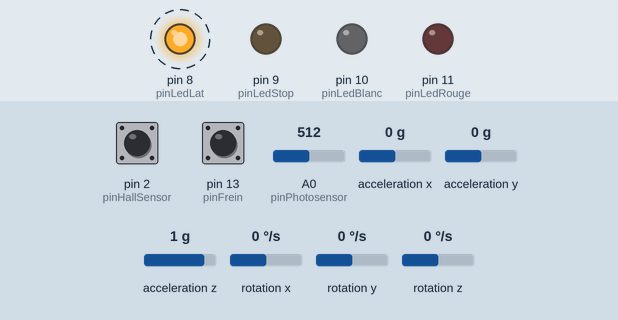
Simulated run of this sketch. Board: Arduino Uno, built with avr-gcc and run on an emulated ATmega328P. Shown: output pins drawn as LEDs (lit = HIGH). Wiring (inferred from the names in the program): MPU-6050 motion sensor at I2C address 0x68. Dashed ring = blinking. The test bench sets the inputs (shaded band); at power-on: A0 (pinPhotosensor) = 512, pin 13 (pinFrein) HIGH, acceleration x 0 g, pin 2 (pinHallSensor) HIGH, acceleration y 0 g, acceleration z 1 g, rotation x 0 °/s, rotation y 0 °/s, rotation z 0 °/s.

Above: at 1.2 s.
1.3 s: A0 (pinPhotosensor) set to 737
4.3 s: A0 (pinPhotosensor) set to 753
At 4.49 s:
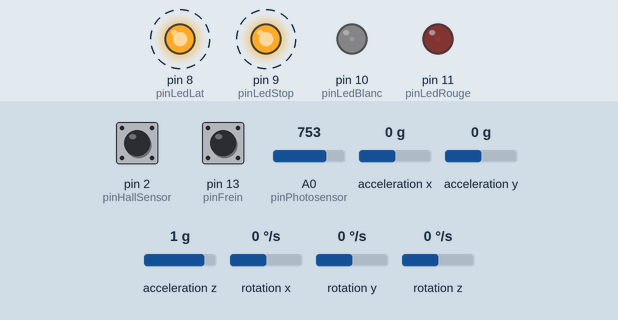
7.3 s: pin 13 (pinFrein) pulled LOW for 0.15 s
At 7.38 s:
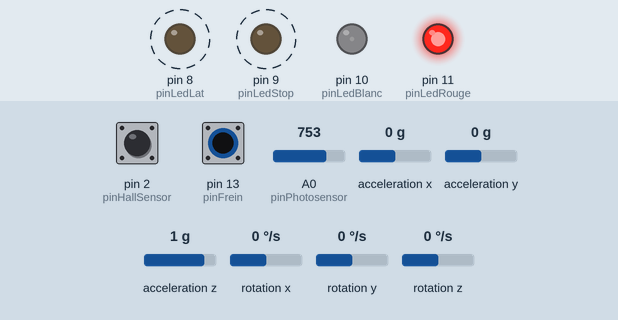
10.3 s: pin 13 (pinFrein) pulled LOW for 3.2 s
At 10.47 s:
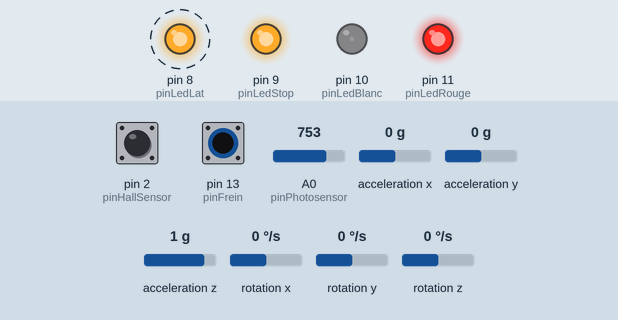
15.0 s: acceleration x set to -1.4 g
18.0 s: A0 (pinPhotosensor) set to 306
At 18.43 s:
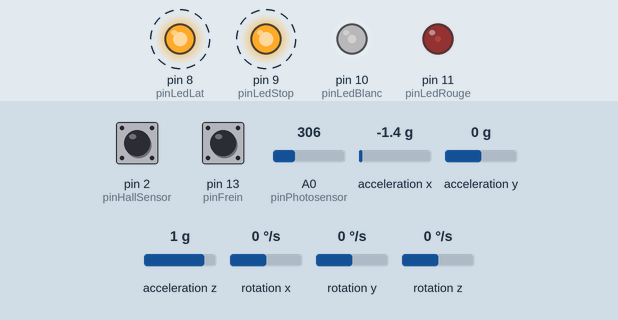
Timing chart, 0 to 22.0 s (numbered marks = the images above; inputs shaded):
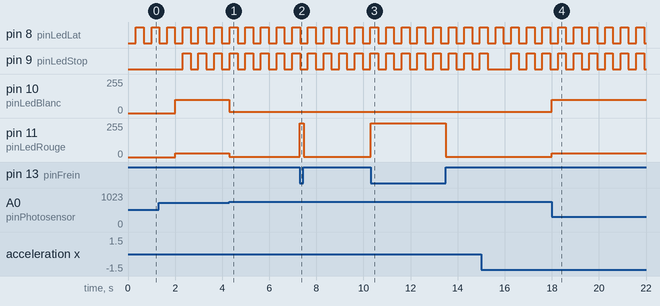

Measured:
- the behaviour switches between 745 and 746 on A0 (pinPhotosensor) (found by bisection; images 0 and 1)
- after the input at 4.3 s, pin 10 (pinLedBlanc): 100/255 → 8/255 at once; pin 11 (pinLedRouge): 30/255 → 3/255 at once
- after the input at 7.3 s, pin 11 (pinLedRouge): 3/255 → 255/255 at once, → 3/255 0.15 s later
- after the input at 10.3 s, pin 11 (pinLedRouge): 3/255 → 255/255 at once, → 3/255 3.2 s later
- after the input at 18.0 s, pin 10 (pinLedBlanc): 8/255 → 100/255 at once; pin 11 (pinLedRouge): 3/255 → 30/255 at once
- by itself, pin 8 (pinLedLat), pin 9 (pinLedStop): alternates HIGH for 0.33 s and LOW for 0.33 s

The sketch:

sesa.ino
```cpp
/*-------------------------INFOS-------------------------*\
	AUTEUR : Tahitoa L
	PROJET : prgm de commande systeme eclairage SESA
	VERSION : 1.0.4
\*-------------------------------------------------------*/

//config

const boolean accelero = true;
const unsigned int timerValue = 5000;
const float diametreRoue = 31.85;
const int tauxDeRafraichissement = 5;
const boolean serial = false;

int pinLedRouge = 11;
int pinLedBlanc = 10;
int pinLedStop = 9;
int pinLedLat = 8;
int pinPhotosensor = A0;
int pinHallSensor = 2;
int pinFrein = 13;
int tempsFreinValue = 2000;
int tempsDepartValue = 1000;
int blinkValue = 330;
int tempoValue = 20;

//config.end


class analogSensor
{
	private:
		byte pin;
		int currentValue;
		int savedValue;
		int currentState;
		int previousState;
		int seuilHaut;
		int seuilBas;
		boolean hasChanged;
		boolean hasRising;
	public:
		analogSensor(byte aPin);
		void setUp(int aSeuilBas,  int aSeuilHaut);
		int getValue();
		int getState();
		void setPreviousState();
		int stateHasChanged();
		int stateHasRising();
};

analogSensor::analogSensor(byte aPin)
{
	pin = aPin;
}

void analogSensor::setUp(int aSeuilBas, int aSeuilHaut)
{
	seuilHaut = aSeuilHaut;
	seuilBas = aSeuilBas;
	currentState = 0;
}

int analogSensor::getValue()
{
	currentValue = analogRead(pin);
	return currentValue;
}

int analogSensor::getState()
{
	savedValue = getValue();
	if(currentValue <= (seuilBas) && currentState != 0)
	{
		currentState = 0;
	}
	else if(currentValue > (seuilHaut) && currentState != 1)
	{
		currentState = 1;
	}
	return currentState;
}

void analogSensor::setPreviousState()
{
	previousState = currentState;
}

int analogSensor::stateHasChanged()
{
	if (previousState == currentState)
	{
		hasChanged = false;
		return 0;
	}
	else
	{
		hasChanged = true;
		return 1;
	}
}

int analogSensor::stateHasRising()
{
	if (previousState < currentState)
	{
		hasRising = true;
		return 1;
	}
	else
	{
		hasRising = false;
		return 0;
	}
}


class digitalSensor
{
	private:
		byte pin;
		int modeInverse;
		int previousState;
		int currentState;
		boolean hasRising;
		boolean hasChanged;
	public:
		digitalSensor(byte aPin);
		void setUp(int aModeInverse);
		int getState();
		void setPreviousState();
		int stateHasChanged();
		int stateHasRising();
};

digitalSensor::digitalSensor(byte aPin)
{
	pin = aPin;
}

void digitalSensor::setUp(int aModeInverse)
{
	if (aModeInverse == 1)
	{
		modeInverse = 1;
	}
	else
	{
		modeInverse = 0;
	}
	pinMode(pin, INPUT_PULLUP);
}

int digitalSensor::getState()
{
	if (digitalRead(pin) == HIGH)
	{
		currentState = 1;
	}
	else
	{
		currentState = 0;
	}
	if (modeInverse == 1)
	{
		if (currentState == 0)
		{
			currentState = 1;
		}
		else
		{
			currentState = 0;
		}
	}
	if (currentState == 1)
	{
		return 1;
	}
	else
	{
		return 0;
	}
}

void digitalSensor::setPreviousState()
{
	previousState = currentState;
}

int digitalSensor::stateHasChanged()
{
	if (previousState == currentState)
	{
		hasChanged = false;
		return 0;
	}
	else
	{
		hasChanged = true;
		return 1;
	}
}

int digitalSensor::stateHasRising()
{
	if (previousState == 0 && currentState == 1)
	{
		hasRising = true;
		return 1;
	}
	else
	{
		hasRising = false;
		return 0;
	}
}


class lampe
{
	private:
		byte pin;
		byte value;
		void refresh();
	public:
		lampe(byte aPin);
		void setUp();
		void switchOn();
		void switchOff();
		void setInstensity(int intensityRequested);
};

lampe::lampe(byte aPin)
{
	pin = aPin;
}

void lampe::setUp()
{
	pinMode(pin, OUTPUT);
	switchOff();
}

void lampe::switchOn()
{
	//digitalWrite(pin, HIGH);
	value = 255;
	refresh();
}

void lampe::switchOff()
{
	//digitalWrite(pin, LOW);
	value = 0;
	refresh();
}

void lampe::setInstensity(int intensityRequested)
{
	if (intensityRequested <= 1023 && intensityRequested >= 0)
	{
		value = intensityRequested;
		refresh();
	}
}

void lampe::refresh()
{
	byte valueDemande = value;
	analogWrite(pin, value);
}

class binaryLampe
{
	private:
		byte pin;
		byte state;
	public:
		binaryLampe(byte aPin);
		void setUp();
		void switchOn();
		void switchOff();
		int getState();
};

binaryLampe::binaryLampe(byte aPin)
{
	pin = aPin;
}

void binaryLampe::setUp()
{
	pinMode(pin, OUTPUT);
	switchOff();
}

void binaryLampe::switchOn()
{
	digitalWrite(pin, HIGH);
	state = 1;
}

void binaryLampe::switchOff()
{
	digitalWrite(pin, LOW);
	state = 0;
}

int binaryLampe::getState()
{
	return int(state);
}

class timer
{
	private:
		unsigned int delayValue;
		unsigned int delayCurrent;
		unsigned long initTime;
		unsigned long currentMillis;
		boolean end;
	public:
		timer(int aDelayValue);
		void init();
		int timeIsUp();
		int getDelay();
};

timer::timer(int aDelayValue)
{
	delayValue = aDelayValue;
}

void timer::init()
{
	end = false;
	initTime = millis();
}

int timer::timeIsUp()
{
	currentMillis = millis();
	if(currentMillis - initTime >= delayValue)
	{
		return 1;
	}
	else
	{
		return 0;
	}
}

int timer::getDelay()
{
	delayCurrent = millis() - initTime;
	return delayCurrent;
}

class axe
{
  private:
    int lastValue;
    int currentValue;
    int lastDiff;
    int currentDiff;
    int moyenne;
    int conservTimes;
    int conservCounter;
    int seuilHaut;
    int seuilBas;
    boolean currentState;
  public:
    axe(int aSeuilBas, int aSeuilHaut, int aConservTimes);
    void setValue(int value);
    int getState(); // + refresh
};

axe::axe(int aSeuilBas, int aSeuilHaut, int aConservTimes)
{
  seuilBas = aSeuilBas;
  seuilHaut = aSeuilHaut;
  conservTimes = aConservTimes;
  lastValue = 0;
  currentValue = 0;
  lastDiff = 0;
  currentDiff = 0;
  moyenne = 0;
  conservCounter = 0;
  currentState = false;
}

void axe::setValue(int value)
{
  lastValue = currentValue;
  currentValue = value;
  lastDiff = currentDiff;
  currentDiff = currentValue - lastValue;
  moyenne = abs((lastDiff + currentDiff) / 2);
}

int axe::getState()
{
  if (moyenne > seuilHaut && !currentState)
  {
    currentState = true;
  }
  else if (moyenne < seuilBas && currentState)
  {
    currentState = false;
  }

  if (currentState)
  {
    conservCounter = conservTimes;
  }
  if (conservCounter > 0)
  {
    conservCounter--;
    return 1;
  }
  else
  {
    return 0;
  }
}

#include <Wire.h>
const int MPU_addr=0x68;  // I2C address of the MPU-6050
int16_t AcX,AcY,AcZ,Tmp,GyX,GyY,GyZ;

boolean stop = false;
boolean stopVitesse = false;
boolean vitesse0;
boolean mouvement = false;
int testState;
int aimantCounter;
int savedState;
int savedValue;
int savedStateFrein;
int savedDelay;
float currentDistance;
float currentVitesse;
float distanceRoue;
boolean blinkOn = false;


// Création des objets
lampe ledRouge(pinLedRouge );
lampe ledBlanc(pinLedBlanc );
binaryLampe ledStop(pinLedStop);
binaryLampe ledLat(pinLedLat);
analogSensor photoSensor(pinPhotosensor);
digitalSensor aimantVitesse(pinHallSensor);
digitalSensor frein(pinFrein);
timer tempsVitesse(timerValue); //Temps defini pour la mesure de vitesse
timer tempsFrein(tempsFreinValue); // Minuteur permettant de dire que le vélo est à l'arrêt si aucun aimant n'est passé devant le capeteur pendant plus de 2 secondes
timer tempsDepart(tempsDepartValue);
timer blink(blinkValue); // Minuteur pour le clignotement des lumières
timer tempsAccelero(10);
axe axeX(1400, 1600, tempoValue);
axe axeY(1400, 1600, tempoValue);
axe axeZ(800, 1000, tempoValue);


void setup()
{
	ledRouge.setUp();
	ledBlanc.setUp();
	ledStop.setUp();
	ledLat.setUp();
	photoSensor.setUp(715, 745);
	aimantVitesse.setUp(2);
	frein.setUp(1);
	distanceRoue = diametreRoue * PI / 100;
	blink.init();
	tempsAccelero.init();
	vitesse0 = false;
	blinkOn = false;
	if (accelero)
	{
		Wire.begin();
	  Wire.beginTransmission(MPU_addr);
	  Wire.write(0x6B);  // PWR_MGMT_1 register
	  Wire.write(0);     // set to zero (wakes up the MPU-6050)
	  Wire.endTransmission(true);
	}
	if (serial)
	{
		Serial.begin(9600);
		Serial.println("Fin du setUp !");
	}
}

void loop()
{
	stop = false;
	tempsVitesse.init();
	if (stopVitesse == true) // Permet d'éviter une boucle sans délai lorsque le vélo est à l'arrêt
	{
		tempsFrein.init();
	}
	stopVitesse = false;
	aimantCounter = 0;

	// ComptageVitesse.begin
	while(tempsVitesse.timeIsUp() == 0 && !stop)
	{
		// Lecture des données provenant de l'accéléromètre.begin
		if (accelero && tempsAccelero.timeIsUp() == 1)
		{
			Wire.beginTransmission(MPU_addr);
		  Wire.write(0x3B);  // commence à l'inscription 0x3B (ACCEL_XOUT_H)
		  Wire.endTransmission(false);
		  Wire.requestFrom(MPU_addr,14,true);  // demander un total de 14 inscriptions
		  AcX=Wire.read()<<8|Wire.read();  // 0x3B (ACCEL_XOUT_H) & 0x3C (ACCEL_XOUT_L)
		  AcY=Wire.read()<<8|Wire.read();  // 0x3D (ACCEL_YOUT_H) & 0x3E (ACCEL_YOUT_L)
		  AcZ=Wire.read()<<8|Wire.read();  // 0x3F (ACCEL_ZOUT_H) & 0x40 (ACCEL_ZOUT_L)
		  Tmp=Wire.read()<<8|Wire.read();  // 0x41 (TEMP_OUT_H) & 0x42 (TEMP_OUT_L)
		  GyX=Wire.read()<<8|Wire.read();  // 0x43 (GYRO_XOUT_H) & 0x44 (GYRO_XOUT_L)
		  GyY=Wire.read()<<8|Wire.read();  // 0x45 (GYRO_YOUT_H) & 0x46 (GYRO_YOUT_L)
		  GyZ=Wire.read()<<8|Wire.read();  // 0x47 (GYRO_ZOUT_H) & 0x48 (GYRO_ZOUT_L)
			// Prétraitement des données
			axeX.setValue(AcX);
		  axeY.setValue(AcY);
		  axeZ.setValue(AcZ);
			if (axeX.getState() == 1 || axeY.getState() == 1 || axeZ.getState() == 1) // Si un mouvement détecté sur l'un des trois axe
			{
				mouvement = true;
			}
			else
			{
				mouvement = false;
			}
		}
		// Lecture des données provenant de l'accléromètre.end

		// Sauvegarde des données pour détecter les fronts
		aimantVitesse.setPreviousState();
		photoSensor.setPreviousState();
		frein.setPreviousState();
		delay(tauxDeRafraichissement);
		savedState = aimantVitesse.getState();
		savedValue = photoSensor.getState();
		savedStateFrein = frein.getState();
		// Vélo à l'arrêt.begin
		if (tempsFrein.timeIsUp() == 1 && mouvement == false)
		{
			if (serial)
			{
				Serial.println("Le velo est a l'ARRET !");
			}
			stop = true;
			currentDistance = 0;
			currentVitesse = 0;
			stopVitesse = true;
			aimantCounter = 0;
		}
		// Vélo à l'arrêt.end

		// Vélo redémarre.begin
		if (vitesse0)
		{
			if (tempsDepart.timeIsUp() == 1)
			{
				tempsDepart.init();
				if (aimantCounter > 0 || mouvement == true)
				{
					stop = true;
					aimantCounter = 1; // Pour ne pas repasser dans l'etat v0 si le vel est en mvt mais que l'aimant n'a pas encore ete detcete
				}
			}
		}
		// Vélo redémarre.end

		// Détection front montant aimant.begin
		if (aimantVitesse.stateHasRising() == 1)
		{
			aimantCounter++;
			if (serial)
			{
				Serial.println("Aimant detecte");
			}
			tempsFrein.init();
		}
		// Détection front montant aimant.end

		// Détection front photorésistance.begin
		if (photoSensor.stateHasChanged() == 1)
		{
			stop = true;
		}
		// Détection front photorésistance.end

		// Détection front capteur frein.begin (sans sortir de la boucle de comptage de vitesse)
		if (frein.stateHasChanged() == 1)
		{
			if (frein.getState() == 1)
			{
			ledRouge.switchOn();
			}
			else
			{
				if (photoSensor.getState() == 0)
				{
					ledRouge.setInstensity(30);
				}
				else
				{
					ledRouge.setInstensity(3);
				}
			}
		}
		// Détection front capteur frein.end

		//Clignotement.begin
		if (blink.timeIsUp() == 1)
		{
			blink.init();
			blinkOn = !blinkOn;
			if (blinkOn)
			{
				if (vitesse0)
				{
					ledStop.switchOn();	// Clignotement feux de détresse
				}
				ledLat.switchOn(); // Clignotement des éclairages latéraux
			}
			else
			{
				ledStop.switchOff(); // Clignotement feux de détresse
				ledLat.switchOff(); // Clignotement des éclairages latéraux
			}
		}
		//Clignotement.end
	}
	// ComptageVitesse.end


	if (stop == true) // Si le comptage de la vitesse a été interrompu (-> on ne peut donc pas déterminer vitesse du vélo)
	{
		if (serial)
		{
			Serial.println("Boucle vitesse arretee. Changement de l'etat des lumieres...");
		}
	}
	else // Détermination de la vitesse du vélo
	{
		if (serial)
		{
			Serial.print("La roue a tourne : ");
			Serial.print(aimantCounter);
			Serial.println(" fois.");
		}
		currentDistance = distanceRoue * aimantCounter; // Calcul de la distance parcourue durant les 5 dernières secondes
  		currentVitesse = (currentDistance * 10000) / 3600; // Calcul de la vitesse moyenne durant les 5 dernières secondes
	}
	if (serial)
	{
		Serial.print("La vitesse est de ");
		Serial.print(currentVitesse);
		Serial.println(" km/h.");
		Serial.print("Il fait ");
	}

	// Modification fonctionnement éclairage.begin
	if (photoSensor.getState() == 1)
	{
		if (serial)
		{
			Serial.print("JOUR");
		}
		ledBlanc.setInstensity(8); //Affectation du mode veilleuse à l'éclairage avant
	}
	else if (photoSensor.getState() == 0 && currentVitesse < 15)
	{
		if (serial)
		{
			Serial.print("NUIT");
		}
		ledBlanc.setInstensity(100); // Affectation du mode feux position à l'éclairage avant
	}
	else if (photoSensor.getState() == 0)
	{
		ledBlanc.switchOn(); // Affectation du mode feux de route à l'éclairage avant
	}
	if (photoSensor.getState() == 1)
	{
		if (frein.getState() == 0)
		{
			ledRouge.setInstensity(3); // Affectation du mode veilleuse à l'éclairage arrière
		}
	}
	else
	{
		if (frein.getState() == 0)
		{
			ledRouge.setInstensity(30); // Affectation du mode feux position à l'éclairage arrière
		}
	}
	// Modification fonctionnement éclairage.end


	if (aimantCounter == 0) // Si aucun aimant n'a été détecté durant la boucle, le vélo est à l'arrêt
	{
		vitesse0 = true;
	}
	else
	{
		vitesse0 = false;
	}
	if (serial)
	{
		Serial.println("");
	}
}
```
